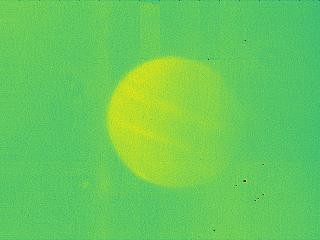
#> input picture data/corrected_img.jpg, 320 x 240 px, found by its file name
$ python detection.py
#> lines starting #> are read from the running program, lines starting #| are printed output that depends on the picture; after the words box and inside, x2 and y2 are one past the last pixel; in counts of white or black regions, pixels touching at a corner belong together
import cv2
import numpy as np
from PIL import Image
import matplotlib.pyplot as plt
from astropy.io import fits

#load the image in grayscale, store grayscale data in gray_jpg.
gray_jpg = cv2.imread('/Users/naomipark/Desktop/jpl_internship/naomipark_mirsi/data/corrected_img.jpg', cv2.IMREAD_GRAYSCALE)
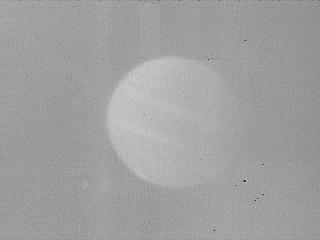
#> gray_jpg: shape (240, 320); min 27, max 209, mean 160.3

#show image in grayscale using matplotlib. cmap='gray' specifies color scheme.
plt.imshow(gray_jpg, cmap='gray')
plt.show()

#ensure the image was loaded properly:
if gray_jpg is None:
    print("Failed to load image")

#if image has been loaded properly:
else:
    #apply Otsu's thresholding with cv2.threshold(). These parameters do NOT need to be changed,
    #even working with a different image.
    ret, thresh = cv2.threshold(gray_jpg, 0, 255, cv2.THRESH_BINARY + cv2.THRESH_OTSU)
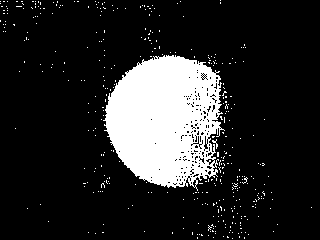
#> thresh: shape (240, 320); 16% white; 389 white regions (387 under 20 px), largest, box (x1, y1, x2, y2) and area: (103, 55, 225, 191) 11642, (212, 139, 218, 149) 20
#> ret = 168
    #show thresholded image with matplotlib.
    plt.imshow(thresh)
    plt.show()

    '''
    We find circles in the thresholded image with cv2.HoughCircles. The first three parameters of HoughCircles
    do not need to be changed, but the other five parameters may need to be tuned when working with a new image.
    Here is a description of the eight parameters in HoughCircles in respective order:
    1.image: The input single-channel 8-bit or 32-bit floating-point image, which should be a grayscale image.
    2. method: Specifies the method to detect circles. Use cv2.HOUGH_GRADIENT for the standard Hough Gradient method.
    3. dp: Inverse ratio of the accumulator resolution to the image resolution. For example, if dp = 1, the accumulator
    has the same resolution as the input image. If dp = 2, the accumulator's resolution is half that of the input image.
    4. minDist: Minimum distance between the centers of the detected circles. This parameter helps avoid multiple circles
    being detected in close proximity.
    5. param1: The higher threshold of the two passed to the Canny edge detector. This threshold is used to find the potential edges in the image.
    6. param2: The accumulator threshold for circle detection. It is a lower threshold that filters out false circles based on the accumulator values.
    Smaller values will result in more detected circles.
    7. minRadius: Minimum radius of the circles to be detected.
    8. maxRadius: Maximum radius of the circles to be detected.
    For more an example of parameter tuning and its use, visit this site: https://pyimagesearch.com/2014/07/21/detecting-circles-images-using-opencv-hough-circles/
    '''
    detected_circle = cv2.HoughCircles(thresh, cv2.HOUGH_GRADIENT, 1, 100, param1 = 100, param2 = 30, minRadius=30, maxRadius=100)
#> detected_circle = [[170.5, 121.5, 65.2]]

#print the center coordinates and radius of the circle(s) found.
print(detected_circle)
#| [[[170.5 121.5  65.2]]]

#if a circle has been detected:
if detected_circle is not None:

    #convert the circle parameters a, b and r to integers.
    detected_circles = np.uint16(np.around(detected_circle))
#> detected_circles = [[170, 122, 65]]

    #initialize an empty list to store the circle's center coordinates.
    coordinate_list = []
    for pt in detected_circles[0, :]: #iterate through each detected circle's parameters.
        a, b, r = pt[0], pt[1], pt[2] #extract circle's center coordinates (a,b) and radius (r).
        coordinate_list.append((a,b)) #add center coordinates to the coordinate_list.
        #draw the circumference of the circle.
        cv2.circle(gray_jpg, (a, b), r, (0, 255, 0), 2) #last parameter is equivalent to thickness.

        #draw a small circle (of radius 1) to show the center.
        cv2.circle(gray_jpg, (a, b), 1, (0, 0, 255), 3)

        #show the detected circle on top of the grayscale image.
        cv2.imshow("Detected Circle", gray_jpg)

        #the image will stay open until the '0' key is pressed.
        cv2.waitKey(0)
#> this loop made 1 pass
#> pass 1, `cv2.imshow("Detected Circle", gray_jpg)`:
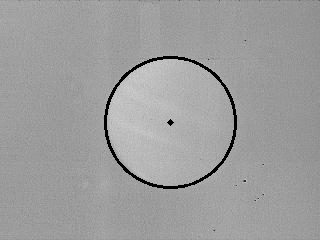
#> window 'Detected Circle': shape (240, 320); min 0, max 209, mean 157.6
#> after the loop, coordinate_list = [(170, 122)]
